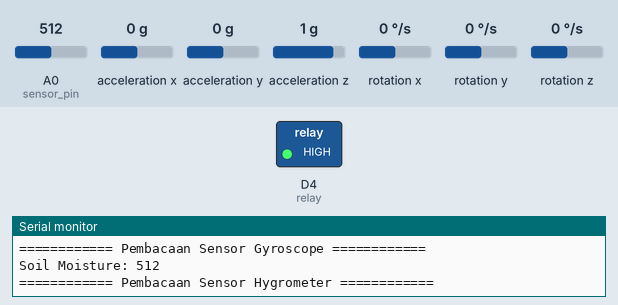
Recording of a sketch running on a simulated ESP8266 (Wemos D1 mini). Parts: switched loads named in the sketch (green lamp = pin HIGH), the last lines printed to the serial monitor. Wiring (inferred from the names in the program): MPU-6050 motion sensor at I2C address 0x68. The inputs (shaded band) are chosen by the test bench; at power-on: acceleration x 0 g, A0 (sensor_pin) = 512, acceleration y 0 g, acceleration z 1 g, rotation x 0 °/s, rotation y 0 °/s, rotation z 0 °/s.

Above: at 2.8 s.
2.9 s: acceleration x set to -0.3 g
4.4 s: acceleration x set to -0.6 g
At 5.4 s:
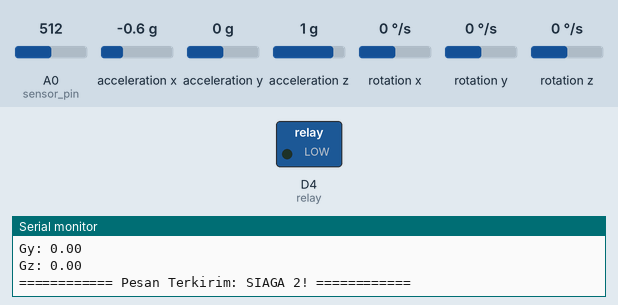
6.6 s: A0 (sensor_pin) set to 499
8.1 s: acceleration x set to 0 g
At 9.5 s:
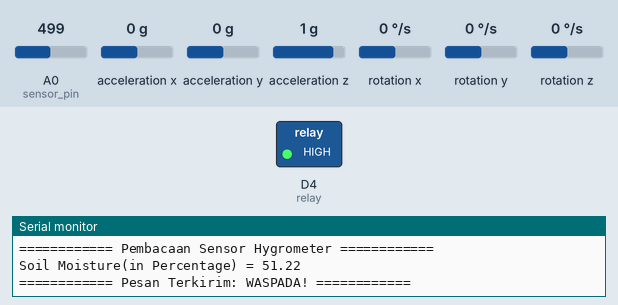
9.8 s: acceleration x set to -1.4 g
At 10.5 s:
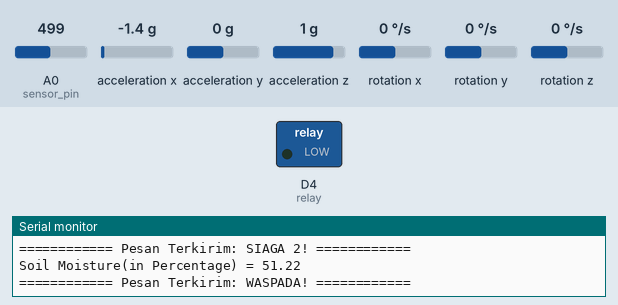
Timing chart, 0 to 12.7 s (numbered marks = the images above; inputs shaded):
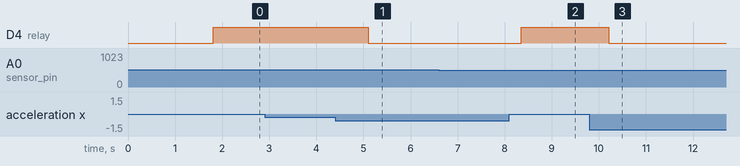

Measured:
- the behaviour switches between -0.4 and -0.5 g on acceleration x (found by bisection; images 0 and 1)
- after the input at 4.4 s, D4 (relay): HIGH → LOW after 0.70 s
- after the input at 8.1 s, D4 (relay): LOW → HIGH after 0.25 s
- after the input at 9.8 s, D4 (relay): HIGH → LOW after 0.41 s

The sketch:

main.ino
```cpp
#include <Wire.h> // Library I2C
#include <ESP8266WebServer.h> // Library ESP8266
#include <WiFiClient.h> // Memasukkan Library ESP8266 sebagai client

const uint8_t MPU6050SlaveAddress = 0x68; //untuk menentukan alamat I2C sensor Gyro (MPU6050)
const uint8_t scl = D6; //Pilih pin SCL untuk komunikasi I2C yang sudah termasuk pada sensor Gyro (MPU6050)
const uint8_t sda = D7;//Pilih pin SDA untuk komunikasi I2C yang sudah termasuk pada sensor Gyro (MPU6050)
const int sensor_pin = A0;
// Pilih pin A0 analog pada Wemos untuk komunikasi antara sensor Soil Moisture dengan Wemos

// Untuk mengatur faktor skala sensitivitas pada sensor Gyro (MPU6050) ke pengaturan skala penuh
const uint16_t AccelScaleFactor = 16384;
const uint16_t GyroScaleFactor = 131;

// Alamat I2C  sensor Gyro (MPU6050)
const uint8_t MPU6050_REGISTER_SMPLRT_DIV = 0x19;
const uint8_t MPU6050_REGISTER_USER_CTRL  = 0x6A;
const uint8_t MPU6050_REGISTER_PWR_MGMT_1 = 0x6B;
const uint8_t MPU6050_REGISTER_PWR_MGMT_2 = 0x6C;
const uint8_t MPU6050_REGISTER_CONFIG = 0x1A;
const uint8_t MPU6050_REGISTER_GYRO_CONFIG  = 0x1B;
const uint8_t MPU6050_REGISTER_ACCEL_CONFIG = 0x1C;
const uint8_t MPU6050_REGISTER_FIFO_EN  = 0x23;
const uint8_t MPU6050_REGISTER_INT_ENABLE = 0x38;
const uint8_t MPU6050_REGISTER_ACCEL_XOUT_H = 0x3B;
const uint8_t MPU6050_REGISTER_SIGNAL_PATH_RESET = 0x68;
int16_t AccelX, AccelY, AccelZ, Temperature, GyroX, GyroY, GyroZ;

#include "CTBot.h" // Library CTBot untuk Telegram
CTBot myBot;
String ssid = "vivo 1807";
String pass = "haihaihello";
String token = "5808434331:AAFyP0dk3CufHp9L30XlJxjAeuG8sKygQ4I"; // ID bot Telegram
const int id = 1563795276; // ID grup Telegram
const int user = -819746893; // ID grup User

#define relay D4 // Mendefinisikan pin D4 Wemos untuk relay
int lampuNyala = LOW; // Mendefinisikan variabel relay nyala
int lampuMati = HIGH; // Mendefinisikan variabel relay mati

void setup() {
  Serial.begin(9600);
  Serial.println("Starting TelegramBot...");
  myBot.wifiConnect(ssid, pass);
  myBot.setTelegramToken(token);

  if (myBot.testConnection()) {
    Serial.println("Koneksi Bagus");
  } else {
    Serial.println("Koneksi Buruk");
  }

  myBot.sendMessage(id, "BOT NOTIFIKASI MONITORING TANAH LONGSOR AKTIF"); //Notifikasi ke telegram bahwa alat aktif
  myBot.sendMessage(user, "BOT NOTIFIKASI MONITORING TANAH LONGSOR AKTIF");
    Serial.println("============ Pesan Terkirim: Notifikasi BOT Telegram Aktif ============");
    Wire.begin(sda, scl);
    MPU6050_Init();
    pinMode(relay, OUTPUT);

}

void loop() {
  double Ax, Ay, Az, T, Gx, Gy, Gz;

  Read_RawValue(MPU6050SlaveAddress,MPU6050_REGISTER_ACCEL_XOUT_H);

  // Membagi atau menentukan skala x,y,z
  Ax = (double)AccelX/AccelScaleFactor;
  Ay = (double)AccelY/AccelScaleFactor;
  Az = (double)AccelZ/AccelScaleFactor;
  T  = (double)Temperature/340+36.53; // Temperature formula
  Gx = (double)GyroX/GyroScaleFactor;
  Gy = (double)GyroY/GyroScaleFactor;
  Gz = (double)GyroZ/GyroScaleFactor;
  Serial.print("Ax: "); Serial.println(Ax);
  Serial.print("Ay: "); Serial.println(Ay);
  Serial.print("T: "); Serial.println(T);
  Serial.print("Gx: "); Serial.println(Gx);
  Serial.print("Gy: "); Serial.println(Gy);
  Serial.print("Gz: "); Serial.println(Gz);
  Serial.println("============ Pembacaan Sensor Gyroscope ============");

  // Pembacaan Sensor Hygrometer
  Serial.print("Soil Moisture: "); Serial.println(analogRead(sensor_pin));
  Serial.println("============ Pembacaan Sensor Hygrometer ============");

  if ((Ax < -0.30 ) && !(Ax < -0.40)) {
  Serial.print("Ax: "); Serial.println(Ax);
  Serial.print("Ay: "); Serial.println(Ay);
  Serial.print("Az: "); Serial.println(Az);
  Serial.print("T: "); Serial.println(T);
  Serial.print("Gx: "); Serial.println(Gx);
  Serial.print("Gy: "); Serial.println(Gy);
  Serial.print("Gz: "); Serial.println(Gz);
  myBot.sendMessage(id, "AWAS WASPADA SIAGA 1 !!!! Tanah longsor");
  myBot.sendMessage(user, "AWAS WASPADA SIAGA 1 !!!! Tanah longsor");
  Serial.println("============ Pesan Terkirim: SIAGA 1! ============");
  digitalWrite(relay, lampuNyala);
  }

  else if (Ax < -0.45) {
  Serial.print("Ax: "); Serial.println(Ax);
  Serial.print("Ay: "); Serial.println(Ay);
  Serial.print("Az: "); Serial.println(Az);
  Serial.print("T: "); Serial.println(T);
  Serial.print("Gx: "); Serial.println(Gx);
  Serial.print("Gy: "); Serial.println(Gy);
  Serial.print("Gz: "); Serial.println(Gz);
  myBot.sendMessage(id, "AWAS BAHAYA SIAGA 2 !!!! Tanah longsor");
  myBot.sendMessage(user, "AWAS BAHAYA SIAGA 2 !!!! Tanah longsor");
  Serial.println("============ Pesan Terkirim: SIAGA 2! ============");
  digitalWrite(relay, lampuNyala);
  }

  else if (Az < 0.85) {
  Serial.print(" Ax: "); Serial.println(Ax);
  Serial.print(" Ay: "); Serial.println(Ay);
  Serial.print(" Az: "); Serial.println(Az);
  Serial.print(" T: "); Serial.println(T);
  Serial.print(" Gx: "); Serial.println(Gx);
  Serial.print(" Gy: "); Serial.println(Gy);
  Serial.print(" Gz: "); Serial.println(Gz);
  myBot.sendMessage(id, "Hati-Hati Longsor");
  myBot.sendMessage(user, "Hati-Hati Longsor");
  Serial.println("============ Pesan Terkirim: Hati-Hati ============");
  digitalWrite(relay, lampuNyala);
  }

  else {
    digitalWrite(relay, lampuMati);
       }

// Konfigurasi sensor Soil Moisture
  float moisture_percentage;
  moisture_percentage = ( 100.00 - ( (analogRead(sensor_pin)/1023.00) * 100.00 ) ); // Untuk menentukan sensor Soil Moisture jika kelembapan yang sudah ditentukan maka alat akan mengirim notifikasi ke Telegram
  if (moisture_percentage > 50.00){
  Serial.print("Soil Moisture(in Percentage) = ");
  Serial.println(moisture_percentage);
  myBot.sendMessage(id, "AWAS WASPADA !!!! Tanah longsor! KELEMBABAN TANAH 50% = Kemungkinan Berbahaya" );
  myBot.sendMessage(user, "AWAS WASPADA !!!! Tanah longsor! KELEMBABAN TANAH 50% = Kemungkinan Berbahaya" );
  Serial.println("============ Pesan Terkirim: WASPADA! ============");
  delay(1000);
  }
  delay(500);
  }

// Konfigurasi I2C pada sensor Gyro untuk membaca alamat pada sensor Gyro
void I2C_Write(uint8_t deviceAddress, uint8_t regAddress, uint8_t data){
  Wire.beginTransmission(deviceAddress);
  Wire.write(regAddress);
  Wire.write(data);
  Wire.endTransmission();
}

// Membaca semua register yang sudah ditentukan pada konfigurasi di atas pada sensor Gyro
void Read_RawValue(uint8_t deviceAddress, uint8_t regAddress){
  Wire.beginTransmission(deviceAddress);
  Wire.write(regAddress);
  Wire.endTransmission();
  Wire.requestFrom(deviceAddress, (uint8_t)14);
  AccelX = (((int16_t)Wire.read()<<8) | Wire.read());
  AccelY = (((int16_t)Wire.read()<<8) | Wire.read());
  AccelZ = (((int16_t)Wire.read()<<8) | Wire.read());
  Temperature = (((int16_t)Wire.read()<<8) | Wire.read());
  GyroX = (((int16_t)Wire.read()<<8) | Wire.read());
  GyroY = (((int16_t)Wire.read()<<8) | Wire.read());
  GyroZ = (((int16_t)Wire.read()<<8) | Wire.read());
}

// Konfigurasi sensor Gyro MPU6050
void MPU6050_Init(){
  delay(150);
  I2C_Write(MPU6050SlaveAddress, MPU6050_REGISTER_SMPLRT_DIV, 0x07);
  I2C_Write(MPU6050SlaveAddress, MPU6050_REGISTER_PWR_MGMT_1, 0x01);
  I2C_Write(MPU6050SlaveAddress, MPU6050_REGISTER_PWR_MGMT_2, 0x00);
  I2C_Write(MPU6050SlaveAddress, MPU6050_REGISTER_CONFIG, 0x00);
  I2C_Write(MPU6050SlaveAddress, MPU6050_REGISTER_GYRO_CONFIG,0x00); // Set +/-250 degree/second full scale
  I2C_Write(MPU6050SlaveAddress, MPU6050_REGISTER_ACCEL_CONFIG, 0x00); // Set +/- 2g full scale
  I2C_Write(MPU6050SlaveAddress, MPU6050_REGISTER_FIFO_EN, 0x00);
  I2C_Write(MPU6050SlaveAddress, MPU6050_REGISTER_INT_ENABLE,0x01);
  I2C_Write(MPU6050SlaveAddress, MPU6050_REGISTER_SIGNAL_PATH_RESET, 0x00);
  I2C_Write(MPU6050SlaveAddress, MPU6050_REGISTER_USER_CTRL, 0x00);
}
```
